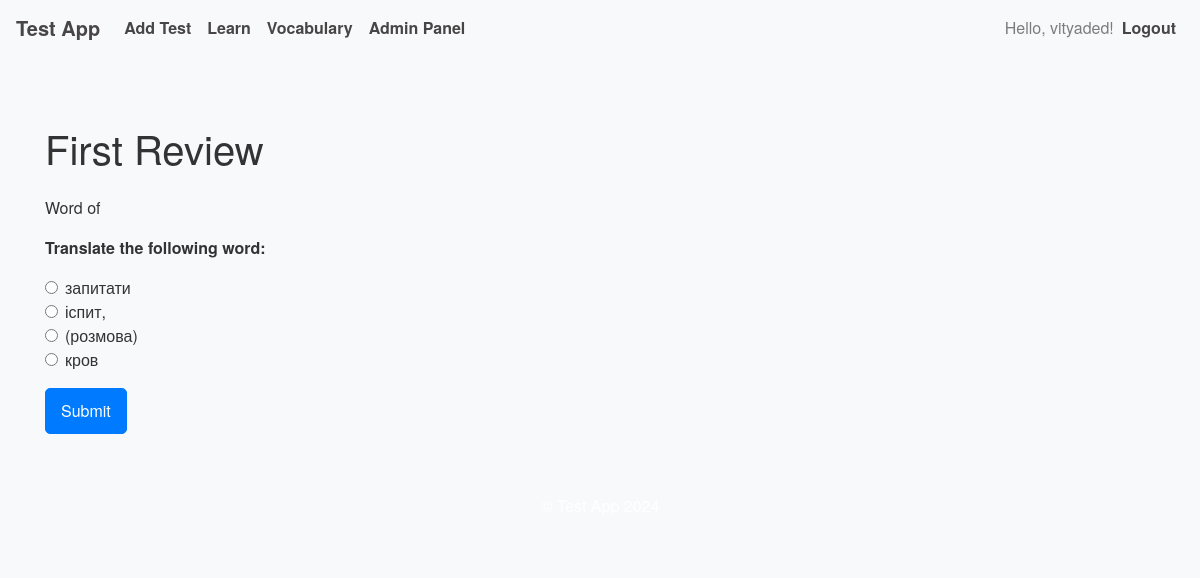
Screenshot of /review/first (signed in) with the database file from the repository.
### app.py (models this page shows, shortened)
class User(UserMixin, db.Model):
    __tablename__ = 'user'  # Explicitly specify table name
    id = db.Column(db.Integer, primary_key=True)
    username = db.Column(db.String(150), nullable=False, unique=True)
    password = db.Column(db.String(200), nullable=False)
    is_admin = db.Column(db.Boolean, default=False)
    test_results = db.relationship('TestResult', backref='user', lazy=True)
    tests_created = db.relationship('Test', backref='creator', lazy=True)
    vocabulary = db.relationship('Vocabulary', backref='user', lazy=True)

class Vocabulary(db.Model):
    id = db.Column(db.Integer, primary_key=True)
    word = db.Column(db.String(150), nullable=False)
    translation = db.Column(db.String(150), nullable=False)
    pronunciation_url = db.Column(db.String(200), nullable=True)
    user_id = db.Column(db.Integer, db.ForeignKey('user.id'), nullable=False)
    next_review = db.Column(db.DateTime, nullable=False, default=datetime.utcnow)
    interval = db.Column(db.Float, nullable=False, default=0)  # Interval in days
    ease_factor = db.Column(db.Float, nullable=False, default=2.5)  # Default ease factor
    learning_stage = db.Column(db.Integer, nullable=False, default=0)  # 0: New, 1: First Step, 2: Second Step, 3: Learned

### app.py (the view)
@app.route('/review/first')
@login_required
def first_review():
    vocab_words = Vocabulary.query.filter_by(user_id=current_user.id).all()
    if not vocab_words:
        return jsonify({'error': 'No vocabulary words found'}), 404
    selected_word = random.choice(vocab_words)
    correct_translation = selected_word.translation
    other_words = [word.translation for word in vocab_words if word.id != selected_word.id]
    if len(other_words) < 3:
        return jsonify({'error': 'Not enough vocabulary words to generate options'}), 400
    incorrect_options = random.sample(other_words, 3)
    options = incorrect_options + [correct_translation]
    random.shuffle(options)
    return render_template('first_review.html', word=selected_word.word, options=options, correct_translation=correct_translation)

### app.py (called while the page is built)
@login_manager.user_loader
def load_user(user_id):
    return db.session.get(User, int(user_id))

@app.context_processor
def inject_csrf_token():
    return dict(csrf_token=generate_csrf())

### templates/first_review.html (shortened to what this page needs)
{% extends "base.html" %}
{% block content %}
  <h1 class="my-4">First Review</h1>
  <p>Word {{ current_word_number }} of {{ total_words }}</p>
  <p><strong>Translate the following word:</strong> {{ question }}</p>
  <form method="post">
    {% for option in options %}
      <div class="form-check">
        <input class="form-check-input" type="radio" name="answer" id="option{{ loop.index }}" value="{{ option }}">
        <label class="form-check-label" for="option{{ loop.index }}">
          {{ option }}
        </label>
      </div>
    {% endfor %}
    <button type="submit" class="btn btn-primary mt-3">Submit</button>
  </form>
{% endblock %}

### templates/base.html (shortened to what this page needs)
<!DOCTYPE html>
<html lang="en">
<head>
  <link rel="stylesheet" href="https://stackpath.bootstrapcdn.com/bootstrap/4.5.2/css/bootstrap.min.css">
  <link rel="stylesheet" href="{{ url_for('static', filename='styles.css') }}">
</head>
<body>
  <nav class="navbar navbar-expand-lg navbar-light bg-light">
    <a class="navbar-brand" href="{{ url_for('index') }}">Test App</a>
    <div class="collapse navbar-collapse" id="navbarNav">
      <ul class="navbar-nav mr-auto">
        {% if current_user.is_authenticated %}
          <li class="nav-item">
            <a class="nav-link" href="{{ url_for('add_test') }}">Add Test</a>
          </li>
          <li class="nav-item">
            <a class="nav-link" href="{{ url_for('learn_test', test_id=1) }}">Learn</a>
          </li>
          <li class="nav-item">
            <a class="nav-link" href="{{ url_for('my_vocabulary') }}">Vocabulary</a>
          </li>
          {% if current_user.is_admin %}
            <li class="nav-item">
              <a class="nav-link" href="{{ url_for('admin_panel') }}">Admin Panel</a>
            </li>
          {% endif %}
        {% endif %}
      </ul>
      <ul class="navbar-nav ml-auto">
        {% if current_user.is_authenticated %}
          <li class="nav-item">
            <span class="navbar-text">Hello, {{ current_user.username }}!</span>
          </li>
          <li class="nav-item">
            <a class="nav-link" href="{{ url_for('logout') }}">Logout</a>
          </li>
        {% endif %}
      </ul>
    </div>
  </nav>
  <div class="container mt-4">
    {% block content %}{% endblock %}
  </div>
  <footer class="bg-light text-center py-3 mt-4">
    <p>© Test App 2024</p>
  </footer>
</body>
</html>

### static/styles.css (style rules this page uses)
body { font-family: 'Helvetica Neue', Arial, sans-serif; background-color: #f8f9fa; color: #333; }
.navbar { background-color: #007bff; }
.navbar-brand, .nav-link { color: rgb(71, 69, 69) !important; font-weight: bold; }
.container { padding-top: 20px; padding-bottom: 20px; }
.btn { font-size: 1rem; padding: 10px 15px; border-radius: 5px; }
.btn-primary { background-color: #007bff; border-color: #007bff; }
footer { background-color: #007bff; color: white; padding: 20px 0; text-align: center; }

### rows the page displays
User: username "vityaded"
Vocabulary: translation "запитати"
Vocabulary: translation "іспит,"
Vocabulary: translation "(розмова)"
Vocabulary: translation "кров"
